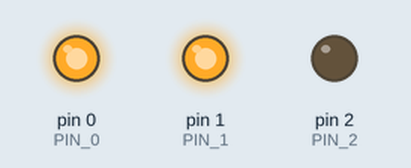
Recording of a sketch running on a simulated Arduino Uno, built with avr-gcc and run on an emulated ATmega328P. On the bench: output pins drawn as LEDs (lit = HIGH).

Above: at 4.0 s.
At 9.5 s:
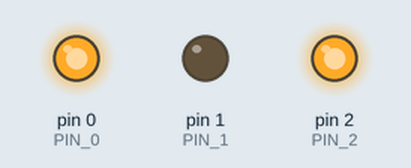
At 13.5 s:
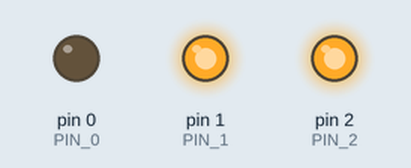
Timing chart, 0 to 20.8 s (numbered marks = the images above):
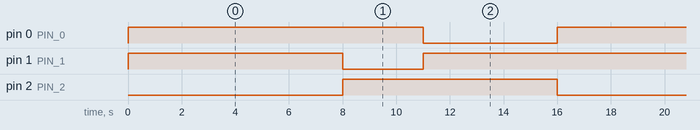

Measured:
- by itself, pin 0 (PIN_0): alternates HIGH for 11.0 s and LOW for 5.0 s
- by itself, pin 1 (PIN_1): repeats every 16.0 s: LOW 3.0 s, HIGH 13.0 s
- by itself, pin 2 (PIN_2): alternates HIGH for 8.0 s and LOW for 8.0 s

The sketch:

led_traffic_signal.ino
```cpp
#define PIN_0 0 // PWM/I2C_SDA
#define PIN_1 1 // PWM
#define PIN_2 2 //AD1/I2C_SCL
#define PIN_3 3 //AD3/PWM/USB_D-
#define PIN_4 4 //AD2/PWM/USB_D+
#define PIN_5 5 //AD0
//trafic
#define PIN_G PIN_2
#define PIN_Y PIN_1
#define PIN_R PIN_0
#define DELAY_G 7000
#define DELAY_Y 2000
#define DELAY_R 4000
//brink ON/OFF
#define BLINK_ON false
#define BLINK_OFF true
void setup(){
  pinMode(PIN_G, true);
  pinMode(PIN_Y, true);
  pinMode(PIN_R, true);
}

void loop(){
  static int flg=0;
  clearLed();
  brinkLed(flg);
  setDelay(flg);


  flg++;
  if(flg >=3)
  {
    flg =0;
  }
  delay(1000);
}

static void clearLed()
{
  digitalWrite(PIN_G, BLINK_OFF);
  digitalWrite(PIN_Y, BLINK_OFF);
  digitalWrite(PIN_R, BLINK_OFF);
}

static void brinkLed(int flg)
{
  switch(flg)
  {
  case 0:
    digitalWrite(PIN_G,BLINK_ON);
    break;
  case 1:
    digitalWrite(PIN_Y,BLINK_ON);
    break;
  case 2:
    digitalWrite(PIN_R,BLINK_ON);
    break;
  }
}
static void setDelay(int flg)
{
  int val_delay = 0;
  switch(flg)
  {
  case 0:
    val_delay = DELAY_G;
    break;
  case 1:
    val_delay = DELAY_Y;
    break;
  case 2:
    val_delay = DELAY_R;
    break;
  }
  delay(val_delay);

}
```
